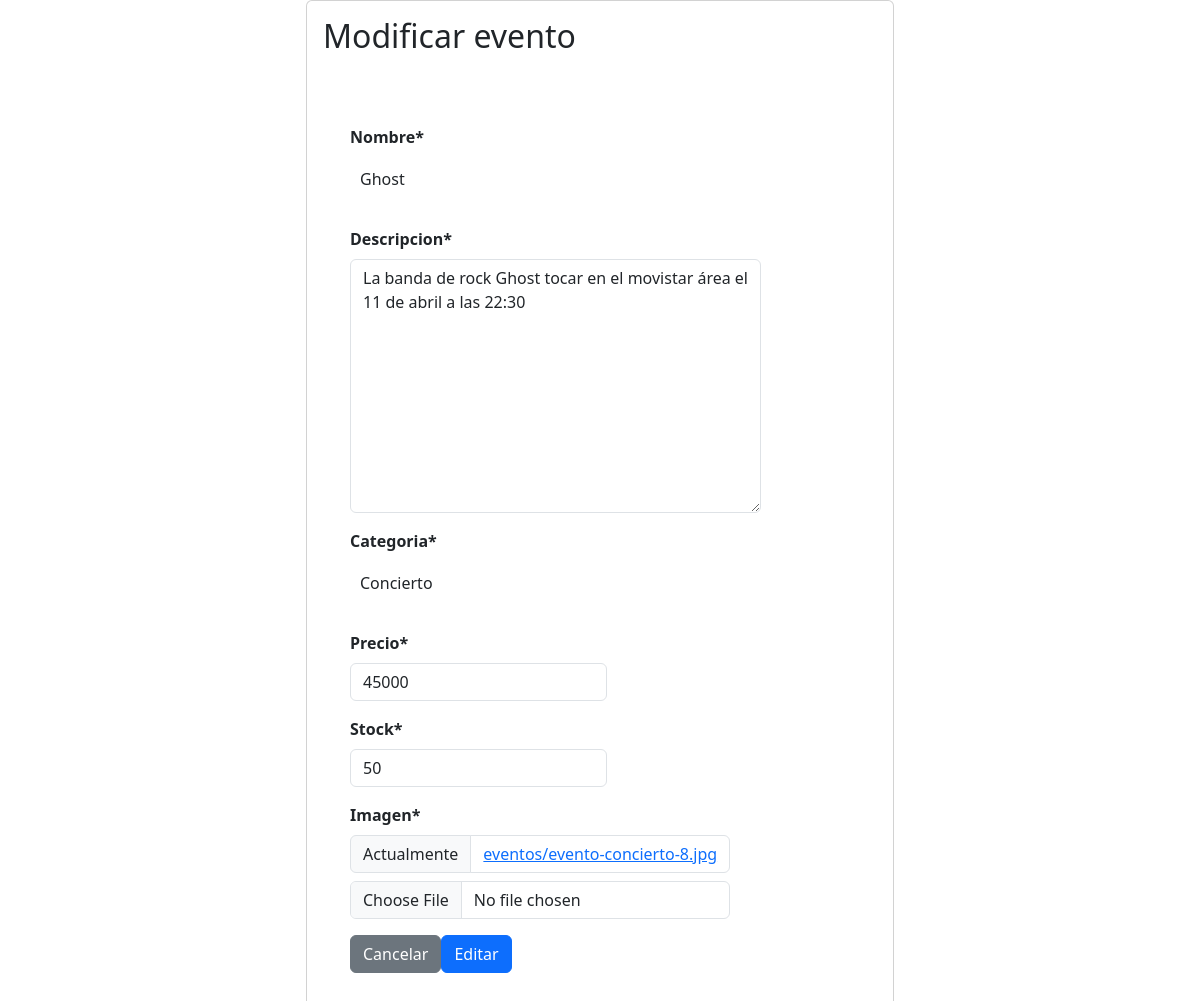
The page /modificar-eventos/1/ on the database its author committed.
### app/models.py (models this page shows, shortened)
class Eventos(models.Model):
    nombre = models.CharField(max_length=50)
    descripcion = models.TextField(max_length=100)
    categoria = models.CharField(max_length=50)
    precio = models.IntegerField()
    stock = models.IntegerField(default=50)
    imagen = models.ImageField(upload_to="eventos", null=True)

### app/views.py (the view, shortened to what this page needs)
# urls.py: path('modificar-eventos/<int:id>/', modificar_eventos, name="modificar_eventos"),
def modificar_eventos(request, id):
    eventos = get_object_or_404(Eventos, id= id)
    data = {
        'form': EventosForm(instance=eventos)
    }
    return render(request, 'app/eventos/modificar.html', data)

### app/forms.py
class EventosForm(forms.ModelForm):
    class Meta:
        model = Eventos
        fields = '__all__'

### app/templates/app/eventos/modificar.html (shortened to what this page needs)
{% extends 'app/base.html' %}
{% block contenido %}
{% load crispy_forms_tags %}
<div class="row">
    <div class="col-12 col-md-6 offset-md-3">
        <div class="card">
            <div class="card-body">
                <h2>Modificar evento</h2>
                <form action="" method="post" enctype="multipart/form-data">
                    {{ form | crispy }}
                    <div class="d-flex justify-content-center">
                        <input type="reset" value="Cancelar" class="btn btn-secondary">
                        <input type="submit" value="Editar" class="btn btn-primary">
                    </div>
                </form>
            </div>
        </div>
    </div>
</div>
{% endblock %}

### app/static/app/css/style.css (style rules this page uses)
* { margin: 0; padding: 0; box-sizing: border-box; }
body { background-color: azure; }
form { max-width: 500px; margin: 0 auto; margin-top: 70px; margin-bottom: 70px; display: flex; flex-wrap: wrap; }
label { display: block; font-weight: bold; margin-bottom: 5px; }
input { padding: 10px; font-size: 16px; border-radius: 5px; border: 1px solid #ccc; margin-bottom: 20px; width: 100%; }
label { font-size: 16px; font-weight: bold; margin-bottom: 5px; }
input[type="text"], input[type="password"] { padding: 10px; border: none; border-radius: 5px; margin-bottom: 10px; width: 100%; }

### rows shown on the page
Eventos: nombre "Ghost", descripcion "La banda de rock Ghost tocar en el movistar área el 11 de abril a las 22:30", categoria "Concierto", precio "45000", stock "50"
